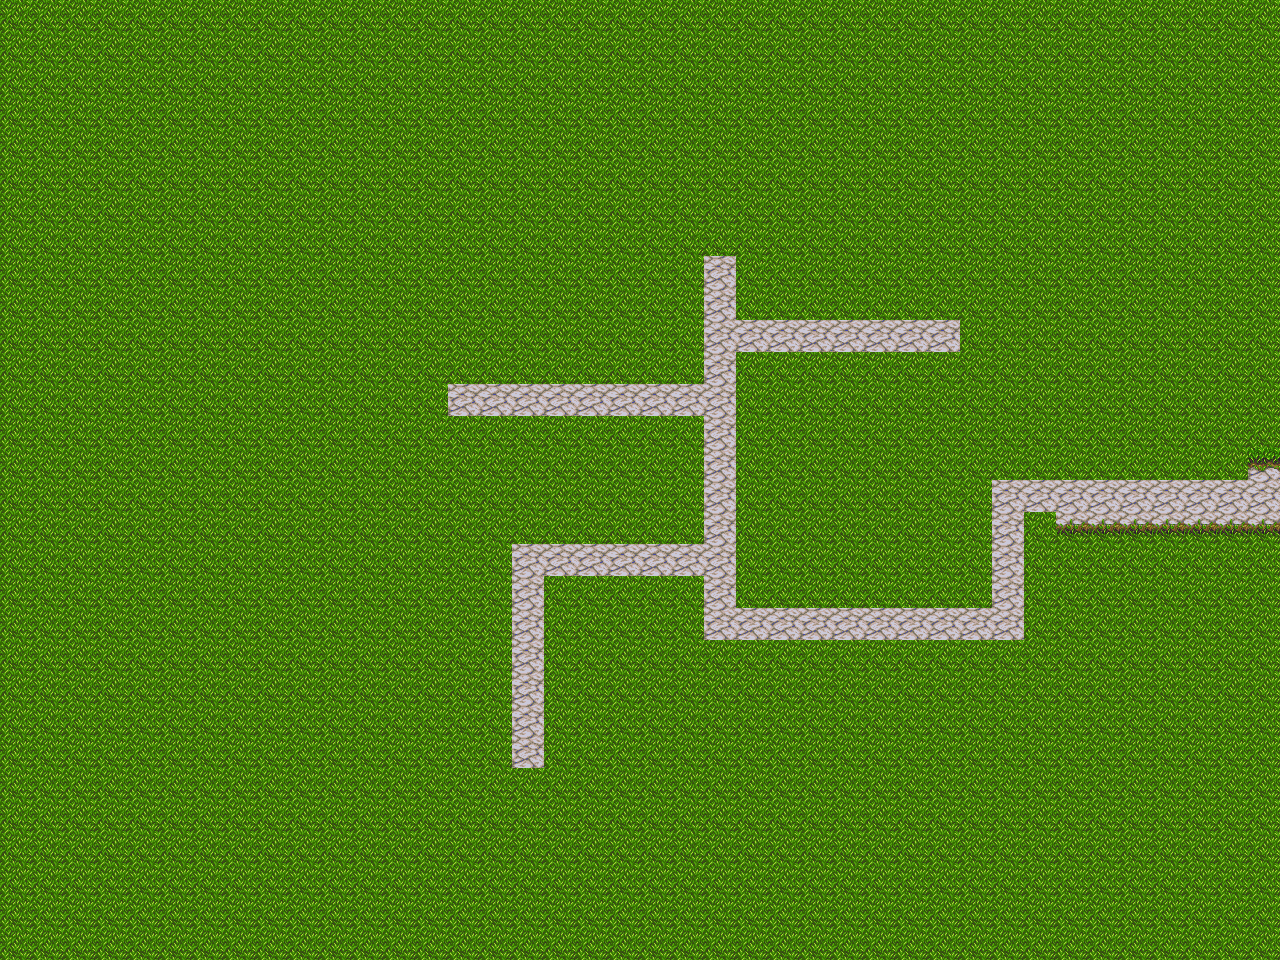

This game map was drawn from its Tiled (.tmx) file and the tilesets committed beside it. A one-line description and the full map source follow:
An orthogonal 40x30 tile map with 32x32 px tiles, 2 tile layers (TempBackground, Road), 3 tilesets.

<map version="1.10" tiledversion="1.11.2" orientation="orthogonal" renderorder="right-down" width="40" height="30" tilewidth="32" tileheight="32" infinite="0" nextlayerid="3" nextobjectid="1">
 <tileset firstgid="1" source="grass.tsx" />
 <tileset firstgid="71" source="House.tsx" />
 <tileset firstgid="101" source="PathAndObjects.tsx" />
 <layer id="1" name="TempBackground" width="40" height="30">
  <data encoding="csv">
278,278,278,278,278,278,278,278,278,278,278,278,278,278,278,278,278,278,278,278,278,278,278,278,278,278,278,278,278,278,278,278,278,278,278,278,278,278,278,278,
278,278,278,278,278,278,278,278,278,278,278,278,278,278,278,278,278,278,278,278,278,278,278,278,278,278,278,278,278,278,278,278,278,278,278,278,278,278,278,278,
278,278,278,278,278,278,278,278,278,278,278,278,278,278,278,278,278,278,278,278,278,278,278,278,278,278,278,278,278,278,278,278,278,278,278,278,278,278,278,278,
278,278,278,278,278,278,278,278,278,278,278,278,278,278,278,278,278,278,278,278,278,278,278,278,278,278,278,278,278,278,278,278,278,278,278,278,278,278,278,278,
278,278,278,278,278,278,278,278,278,278,278,278,278,278,278,278,278,278,278,278,278,278,278,278,278,278,278,278,278,278,278,278,278,278,278,278,278,278,278,278,
278,278,278,278,278,278,278,278,278,278,278,278,278,278,278,278,278,278,278,278,278,278,278,278,278,278,278,278,278,278,278,278,278,278,278,278,278,278,278,278,
278,278,278,278,278,278,278,278,278,278,278,278,278,278,278,278,278,278,278,278,278,278,278,278,278,278,278,278,278,278,278,278,278,278,278,278,278,278,278,278,
278,278,278,278,278,278,278,278,278,278,278,278,278,278,278,278,278,278,278,278,278,278,278,278,278,278,278,278,278,278,278,278,278,278,278,278,278,278,278,278,
278,278,278,278,278,278,278,278,278,278,278,278,278,278,278,278,278,278,278,278,278,278,278,278,278,278,278,278,278,278,278,278,278,278,278,278,278,278,278,278,
278,278,278,278,278,278,278,278,278,278,278,278,278,278,278,278,278,278,278,278,278,278,278,278,278,278,278,278,278,278,278,278,278,278,278,278,278,278,278,278,
278,278,278,278,278,278,278,278,278,278,278,278,278,278,278,278,278,278,278,278,278,278,278,278,278,278,278,278,278,278,278,278,278,278,278,278,278,278,278,278,
278,278,278,278,278,278,278,278,278,278,278,278,278,278,278,278,278,278,278,278,278,278,278,278,278,278,278,278,278,278,278,278,278,278,278,278,278,278,278,278,
278,278,278,278,278,278,278,278,278,278,278,278,278,278,278,278,278,278,278,278,278,278,278,278,278,278,278,278,278,278,278,278,278,278,278,278,278,278,278,278,
278,278,278,278,278,278,278,278,278,278,278,278,278,278,278,278,278,278,278,278,278,278,278,278,278,278,278,278,278,278,278,278,278,278,278,278,278,278,278,278,
278,278,278,278,278,278,278,278,278,278,278,278,278,278,278,278,278,278,278,278,278,278,278,278,278,278,278,278,278,278,278,278,278,278,278,278,278,278,278,278,
278,278,278,278,278,278,278,278,278,278,278,278,278,278,278,278,278,278,278,278,278,278,278,278,278,278,278,278,278,278,278,278,278,278,278,278,278,278,278,278,
278,278,278,278,278,278,278,278,278,278,278,278,278,278,278,278,278,278,278,278,278,278,278,278,278,278,278,278,278,278,278,278,278,278,278,278,278,278,278,278,
278,278,278,278,278,278,278,278,278,278,278,278,278,278,278,278,278,278,278,278,278,278,278,278,278,278,278,278,278,278,278,278,278,278,278,278,278,278,278,278,
278,278,278,278,278,278,278,278,278,278,278,278,278,278,278,278,278,278,278,278,278,278,278,278,278,278,278,278,278,278,278,278,278,278,278,278,278,278,278,278,
278,278,278,278,278,278,278,278,278,278,278,278,278,278,278,278,278,278,278,278,278,278,278,278,278,278,278,278,278,278,278,278,278,278,278,278,278,278,278,278,
278,278,278,278,278,278,278,278,278,278,278,278,278,278,278,278,278,278,278,278,278,278,278,278,278,278,278,278,278,278,278,278,278,278,278,278,278,278,278,278,
278,278,278,278,278,278,278,278,278,278,278,278,278,278,278,278,278,278,278,278,278,278,278,278,278,278,278,278,278,278,278,278,278,278,278,278,278,278,278,278,
278,278,278,278,278,278,278,278,278,278,278,278,278,278,278,278,278,278,278,278,278,278,278,278,278,278,278,278,278,278,278,278,278,278,278,278,278,278,278,278,
278,278,278,278,278,278,278,278,278,278,278,278,278,278,278,278,278,278,278,278,278,278,278,278,278,278,278,278,278,278,278,278,278,278,278,278,278,278,278,278,
278,278,278,278,278,278,278,278,278,278,278,278,278,278,278,278,278,278,278,278,278,278,278,278,278,278,278,278,278,278,278,278,278,278,278,278,278,278,278,278,
278,278,278,278,278,278,278,278,278,278,278,278,278,278,278,278,278,278,278,278,278,278,278,278,278,278,278,278,278,278,278,278,278,278,278,278,278,278,278,278,
278,278,278,278,278,278,278,278,278,278,278,278,278,278,278,278,278,278,278,278,278,278,278,278,278,278,278,278,278,278,278,278,278,278,278,278,278,278,278,278,
278,278,278,278,278,278,278,278,278,278,278,278,278,278,278,278,278,278,278,278,278,278,278,278,278,278,278,278,278,278,278,278,278,278,278,278,278,278,278,278,
278,278,278,278,278,278,278,278,278,278,278,278,278,278,278,278,278,278,278,278,278,278,278,278,278,278,278,278,278,278,278,278,278,278,278,278,278,278,278,278,
278,278,278,278,278,278,278,278,278,278,278,278,278,278,278,278,278,278,278,278,278,278,278,278,278,278,278,278,278,278,278,278,278,278,278,278,278,278,278,278
</data>
 </layer>
 <layer id="2" name="Road" width="40" height="30">
  <data encoding="csv">
0,0,0,0,0,0,0,0,0,0,0,0,0,0,0,0,0,0,0,0,0,0,0,0,0,0,0,0,0,0,0,0,0,0,0,0,0,0,0,0,
0,0,0,0,0,0,0,0,0,0,0,0,0,0,0,0,0,0,0,0,0,0,0,0,0,0,0,0,0,0,0,0,0,0,0,0,0,0,0,0,
0,0,0,0,0,0,0,0,0,0,0,0,0,0,0,0,0,0,0,0,0,0,0,0,0,0,0,0,0,0,0,0,0,0,0,0,0,0,0,0,
0,0,0,0,0,0,0,0,0,0,0,0,0,0,0,0,0,0,0,0,0,0,0,0,0,0,0,0,0,0,0,0,0,0,0,0,0,0,0,0,
0,0,0,0,0,0,0,0,0,0,0,0,0,0,0,0,0,0,0,0,0,0,0,0,0,0,0,0,0,0,0,0,0,0,0,0,0,0,0,0,
0,0,0,0,0,0,0,0,0,0,0,0,0,0,0,0,0,0,0,0,0,0,0,0,0,0,0,0,0,0,0,0,0,0,0,0,0,0,0,0,
0,0,0,0,0,0,0,0,0,0,0,0,0,0,0,0,0,0,0,0,0,0,0,0,0,0,0,0,0,0,0,0,0,0,0,0,0,0,0,0,
0,0,0,0,0,0,0,0,0,0,0,0,0,0,0,0,0,0,0,0,0,0,0,0,0,0,0,0,0,0,0,0,0,0,0,0,0,0,0,0,
0,0,0,0,0,0,0,0,0,0,0,0,0,0,0,0,0,0,0,0,0,0,121,0,0,0,0,0,0,0,0,0,0,0,0,0,0,0,0,0,
0,0,0,0,0,0,0,0,0,0,0,0,0,0,0,0,0,0,0,0,0,0,121,0,0,0,0,0,0,0,0,0,0,0,0,0,0,0,0,0,
0,0,0,0,0,0,0,0,0,0,0,0,0,0,0,0,0,0,0,0,0,0,121,121,121,121,121,121,121,121,0,0,0,0,0,0,0,0,0,0,
0,0,0,0,0,0,0,0,0,0,0,0,0,0,0,0,0,0,0,0,0,0,121,0,0,0,0,0,0,0,0,0,0,0,0,0,0,0,0,0,
0,0,0,0,0,0,0,0,0,0,0,0,0,0,121,121,121,121,121,121,121,121,121,0,0,0,0,0,0,0,0,0,0,0,0,0,0,0,0,0,
0,0,0,0,0,0,0,0,0,0,0,0,0,0,0,0,0,0,0,0,0,0,121,0,0,0,0,0,0,0,0,0,0,0,0,0,0,0,0,0,
0,0,0,0,0,0,0,0,0,0,0,0,0,0,0,0,0,0,0,0,0,0,121,0,0,0,0,0,0,0,0,0,0,0,0,0,0,0,0,105,
0,0,0,0,0,0,0,0,0,0,0,0,0,0,0,0,0,0,0,0,0,0,121,0,0,0,0,0,0,0,0,121,121,121,121,121,121,121,121,121,
0,0,0,0,0,0,0,0,0,0,0,0,0,0,0,0,0,0,0,0,0,0,121,0,0,0,0,0,0,0,0,121,0,137,137,137,137,137,137,137,
0,0,0,0,0,0,0,0,0,0,0,0,0,0,0,0,121,121,121,121,121,121,121,0,0,0,0,0,0,0,0,121,0,0,0,0,0,0,0,0,
0,0,0,0,0,0,0,0,0,0,0,0,0,0,0,0,121,0,0,0,0,0,121,0,0,0,0,0,0,0,0,121,0,0,0,0,0,0,0,0,
0,0,0,0,0,0,0,0,0,0,0,0,0,0,0,0,121,0,0,0,0,0,121,121,121,121,121,121,121,121,121,121,0,0,0,0,0,0,0,0,
0,0,0,0,0,0,0,0,0,0,0,0,0,0,0,0,121,0,0,0,0,0,0,0,0,0,0,0,0,0,0,0,0,0,0,0,0,0,0,0,
0,0,0,0,0,0,0,0,0,0,0,0,0,0,0,0,121,0,0,0,0,0,0,0,0,0,0,0,0,0,0,0,0,0,0,0,0,0,0,0,
0,0,0,0,0,0,0,0,0,0,0,0,0,0,0,0,121,0,0,0,0,0,0,0,0,0,0,0,0,0,0,0,0,0,0,0,0,0,0,0,
0,0,0,0,0,0,0,0,0,0,0,0,0,0,0,0,121,0,0,0,0,0,0,0,0,0,0,0,0,0,0,0,0,0,0,0,0,0,0,0,
0,0,0,0,0,0,0,0,0,0,0,0,0,0,0,0,0,0,0,0,0,0,0,0,0,0,0,0,0,0,0,0,0,0,0,0,0,0,0,0,
0,0,0,0,0,0,0,0,0,0,0,0,0,0,0,0,0,0,0,0,0,0,0,0,0,0,0,0,0,0,0,0,0,0,0,0,0,0,0,0,
0,0,0,0,0,0,0,0,0,0,0,0,0,0,0,0,0,0,0,0,0,0,0,0,0,0,0,0,0,0,0,0,0,0,0,0,0,0,0,0,
0,0,0,0,0,0,0,0,0,0,0,0,0,0,0,0,0,0,0,0,0,0,0,0,0,0,0,0,0,0,0,0,0,0,0,0,0,0,0,0,
0,0,0,0,0,0,0,0,0,0,0,0,0,0,0,0,0,0,0,0,0,0,0,0,0,0,0,0,0,0,0,0,0,0,0,0,0,0,0,0,
0,0,0,0,0,0,0,0,0,0,0,0,0,0,0,0,0,0,0,0,0,0,0,0,0,0,0,0,0,0,0,0,0,0,0,0,0,0,0,0
</data>
 </layer>
</map>
